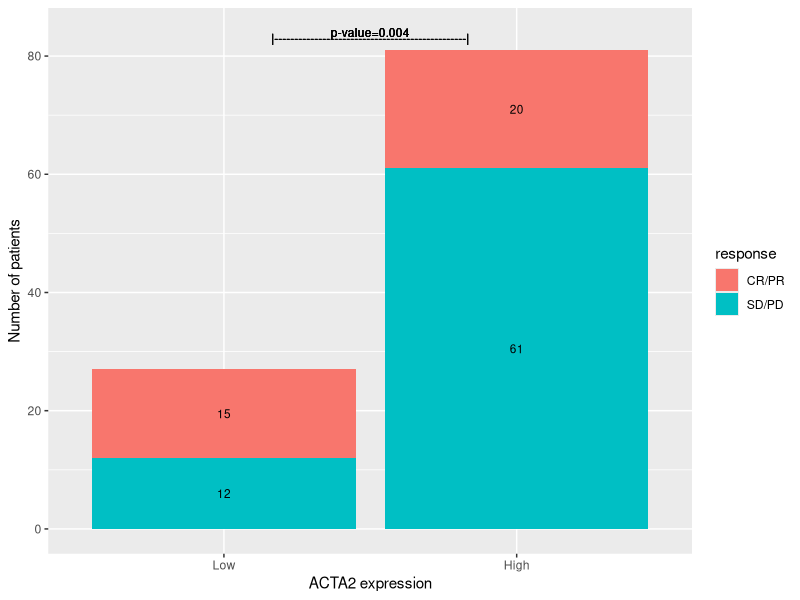
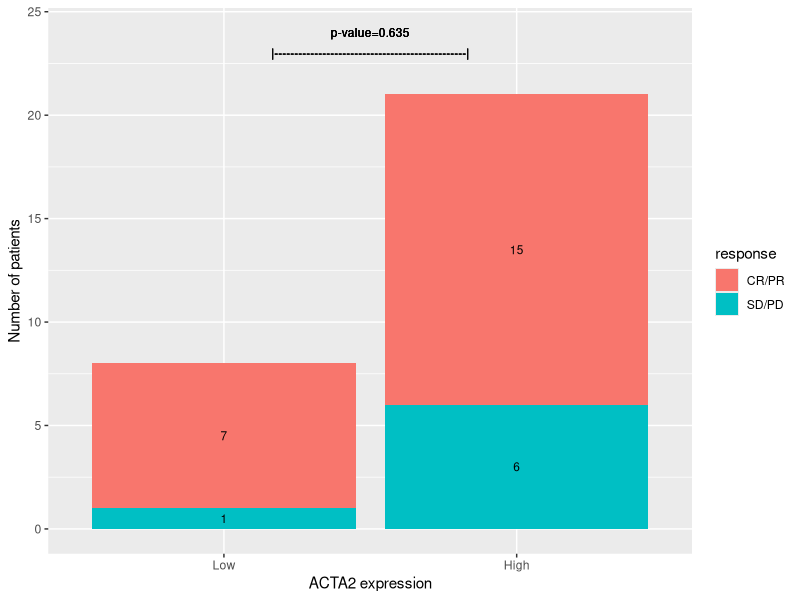
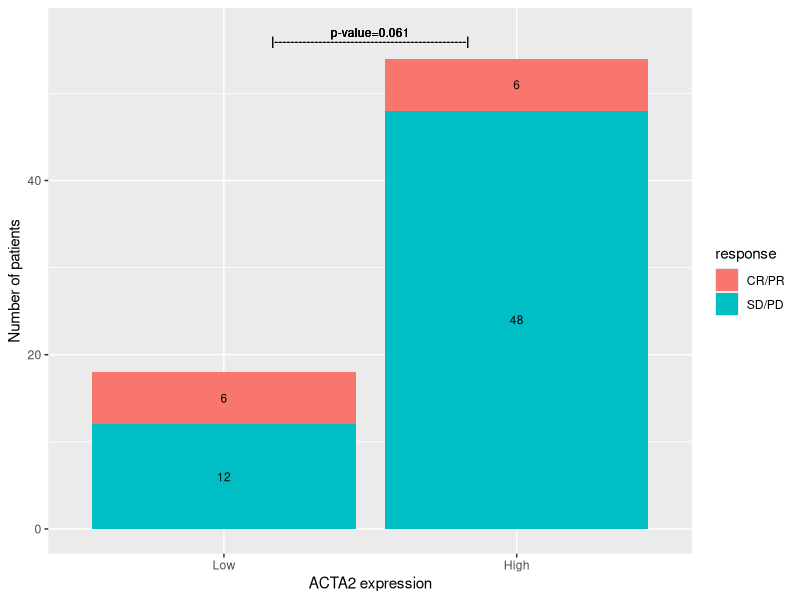

These figures' R source, in order:
library("ggplot2")
library("plyr")

#-------------------------------------------------------------------------------
# Figure 3. ACTA2 expression predicted response to immune checkpoint inhibitors. 
# Abbreviations: CR, complete response; PR, partial response; 
#                SD, stable disease; PD, progressive disease.
#-------------------------------------------------------------------------------

#--- data loading
my_data_immun <- read.table(file = '../data/data_figure_3_updated.txt')

mstr_save_path = "../results/"
dir.create(mstr_save_path, showWarnings = FALSE)

Response_boxplot <- function (data_in, str_filenname) {
  # the cutoff value for the ACTA2 expression values (low vs high): 25% quantile
  str_thres = "25_quantile"
  ACTA2_thres = quantile(data_in$ACTA2, c(0.25))
  
  print(sprintf('dataset=%s, threshold=%s (%.3f)', str_filenname, str_thres, ACTA2_thres))
  
  x5 = rep(NA, rep=length(data_in$ACTA2))
  x5[data_in$ACTA2 <= ACTA2_thres] = 1;
  x5[data_in$ACTA2 >  ACTA2_thres] = 2;
  
  data_display = data.frame(data_in, ACTA2_bin=factor(x5));
  
  # Count patients that belong to each combination (ACTA2 high or low X patients' treatment responses)  
  mat_counts =  matrix(0, nrow = 2, ncol = 2);
  mat_counts[1, 1] = sum((data_display$ACTA2_bin == 1) & (data_display$res_b1 == 0))
  mat_counts[2, 1] = sum((data_display$ACTA2_bin == 1) & (data_display$res_b1 == 1))
  mat_counts[1, 2] = sum((data_display$ACTA2_bin == 2) & (data_display$res_b1 == 0))
  mat_counts[2, 2] = sum((data_display$ACTA2_bin == 2) & (data_display$res_b1 == 1))
  
  tst <- fisher.test(mat_counts)
  
  df_p_val <- data.frame(
    group1 = "Low",
    group2 = "High",
    label = sprintf('p=%.5f', tst$p.value),
    x = 0.5,
    y.position = sum(mat_counts[,2]) + 2
  )
  
  # generate a bar plot
  mat_res <- matrix(0, nrow = 4, ncol = 3);
  
  mat_res[1:2, 1] = c("Low")
  mat_res[3:4, 1] = c("High")
  
  mat_res[c(1,3), 2] = c("SD/PD")
  mat_res[c(2,4), 2] = c("CR/PR")
  
  # mat_res[, 3] = Reshape(mat_counts, 4, 1);
  mat_res[, 3] = c(mat_counts[1,1], mat_counts[2,1], mat_counts[1,2], mat_counts[2,2])
  
  df_res = data.frame(mat_res);
  colnames(df_res) = c("ACTA2_bin", "response", "pat_count")
  
  df_res$pat_count <- as.numeric(df_res$pat_count)
  df_res$ACTA2_bin <- factor(df_res$ACTA2_bin, levels=c("Low", "High"))
  
  df_res <- ddply(df_res, .(ACTA2_bin), 
                  transform, pos = cumsum(pat_count) - (0.5 * pat_count))
  
  p <- ggplot(df_res, aes(x = ACTA2_bin, y = pat_count)) +
    geom_bar(aes(fill = response), stat="identity") +
    xlab("ACTA2 expression") + ylab("Number of patients") +
    geom_text(aes(label = pat_count, y = pos), size = 3) +
    geom_text(aes(x=1.5, y=sum(mat_counts[, 2])+3, label=sprintf('p-value=%.3f', tst$p.value)), size = 3) +
    geom_text(aes(x=1.5, y=sum(mat_counts[, 2])+2, label='|------------------------------------------------|'), size = 3) 
    # + add_pvalue(df_p_val) # bracket
  
  str_full_path = paste0(mstr_save_path, 'Figure3', str_filenname, '.pdf')
  message(str_full_path)
  p
  ggsave(str_full_path, p, width = 10, height = 8, dpi = 150, units = "in")
}

Response_boxplot(my_data_immun, 'A-All_patients')
Response_boxplot(my_data_immun[(my_data_immun$MSI==1) & !is.na(my_data_immun$MSI),], 'B-MSI_H')
Response_boxplot(my_data_immun[(my_data_immun$MSI==0) & !is.na(my_data_immun$MSI),], 'C-MSS')
